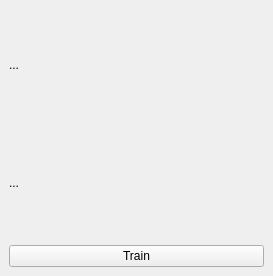
<?xml version="1.0" encoding="UTF-8"?>
<ui version="4.0">
 <class>MainWindow</class>
 <widget class="QMainWindow" name="MainWindow">
  <property name="geometry">
   <rect>
    <x>0</x>
    <y>0</y>
    <width>273</width>
    <height>276</height>
   </rect>
  </property>
  <property name="windowTitle">
   <string>MainWindow</string>
  </property>
  <widget class="QWidget" name="centralwidget">
   <layout class="QVBoxLayout" name="verticalLayout">
    <item>
     <widget class="QLabel" name="infoLabel">
      <property name="text">
       <string>...</string>
      </property>
     </widget>
    </item>
    <item>
     <widget class="QLabel" name="sampleLabel">
      <property name="text">
       <string>...</string>
      </property>
     </widget>
    </item>
    <item>
     <widget class="QPushButton" name="startTrainingButton">
      <property name="text">
       <string>Train</string>
      </property>
     </widget>
    </item>
   </layout>
  </widget>
 </widget>
 <resources/>
 <connections/>
</ui>
